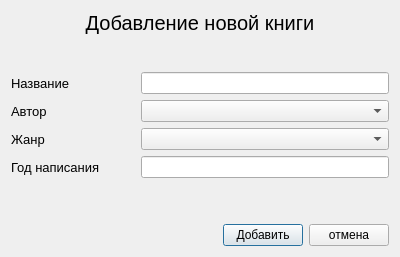
<?xml version="1.0" encoding="UTF-8"?>
<ui version="4.0">
 <class>Dialog</class>
 <widget class="QDialog" name="Dialog">
  <property name="geometry">
   <rect>
    <x>0</x>
    <y>0</y>
    <width>400</width>
    <height>257</height>
   </rect>
  </property>
  <property name="sizePolicy">
   <sizepolicy hsizetype="Fixed" vsizetype="Fixed">
    <horstretch>0</horstretch>
    <verstretch>0</verstretch>
   </sizepolicy>
  </property>
  <property name="maximumSize">
   <size>
    <width>400</width>
    <height>257</height>
   </size>
  </property>
  <property name="windowTitle">
   <string>Dialog</string>
  </property>
  <layout class="QVBoxLayout" name="verticalLayout">
   <item>
    <widget class="QLabel" name="label">
     <property name="font">
      <font>
       <pointsize>15</pointsize>
      </font>
     </property>
     <property name="layoutDirection">
      <enum>Qt::LeftToRight</enum>
     </property>
     <property name="text">
      <string>Добавление новой книги</string>
     </property>
     <property name="alignment">
      <set>Qt::AlignCenter</set>
     </property>
    </widget>
   </item>
   <item>
    <spacer name="verticalSpacer_2">
     <property name="orientation">
      <enum>Qt::Vertical</enum>
     </property>
     <property name="sizeHint" stdset="0">
      <size>
       <width>20</width>
       <height>20</height>
      </size>
     </property>
    </spacer>
   </item>
   <item>
    <layout class="QGridLayout" name="gridLayout">
     <property name="sizeConstraint">
      <enum>QLayout::SetFixedSize</enum>
     </property>
     <property name="leftMargin">
      <number>0</number>
     </property>
     <item row="2" column="0">
      <widget class="QLabel" name="label_4">
       <property name="font">
        <font>
         <family>Arial</family>
         <pointsize>10</pointsize>
        </font>
       </property>
       <property name="text">
        <string>Жанр</string>
       </property>
      </widget>
     </item>
     <item row="0" column="0">
      <widget class="QLabel" name="label_2">
       <property name="font">
        <font>
         <family>Arial</family>
         <pointsize>10</pointsize>
        </font>
       </property>
       <property name="text">
        <string>Название</string>
       </property>
      </widget>
     </item>
     <item row="1" column="0">
      <widget class="QLabel" name="label_3">
       <property name="font">
        <font>
         <family>Arial</family>
         <pointsize>10</pointsize>
        </font>
       </property>
       <property name="text">
        <string>Автор</string>
       </property>
      </widget>
     </item>
     <item row="3" column="0">
      <widget class="QLabel" name="label_5">
       <property name="font">
        <font>
         <family>Arial</family>
         <pointsize>10</pointsize>
        </font>
       </property>
       <property name="text">
        <string>Год написания</string>
       </property>
      </widget>
     </item>
     <item row="0" column="1" colspan="2">
      <widget class="QLineEdit" name="title_in"/>
     </item>
     <item row="3" column="1" colspan="2">
      <widget class="QLineEdit" name="year_in">
       <property name="enabled">
        <bool>true</bool>
       </property>
      </widget>
     </item>
     <item row="1" column="1" colspan="2">
      <widget class="QComboBox" name="author_combo"/>
     </item>
     <item row="2" column="1" colspan="2">
      <widget class="QComboBox" name="genre_combo"/>
     </item>
    </layout>
   </item>
   <item>
    <spacer name="verticalSpacer">
     <property name="orientation">
      <enum>Qt::Vertical</enum>
     </property>
     <property name="sizeHint" stdset="0">
      <size>
       <width>20</width>
       <height>40</height>
      </size>
     </property>
    </spacer>
   </item>
   <item>
    <layout class="QHBoxLayout" name="horizontalLayout">
     <item>
      <widget class="QLabel" name="error">
       <property name="text">
        <string/>
       </property>
      </widget>
     </item>
     <item>
      <spacer name="horizontalSpacer">
       <property name="orientation">
        <enum>Qt::Horizontal</enum>
       </property>
       <property name="sizeHint" stdset="0">
        <size>
         <width>40</width>
         <height>20</height>
        </size>
       </property>
      </spacer>
     </item>
     <item>
      <widget class="QPushButton" name="ok_btn">
       <property name="text">
        <string>Добавить</string>
       </property>
      </widget>
     </item>
     <item>
      <widget class="QPushButton" name="cancel_btn">
       <property name="text">
        <string>отмена</string>
       </property>
      </widget>
     </item>
    </layout>
   </item>
  </layout>
 </widget>
 <resources/>
 <connections/>
</ui>
